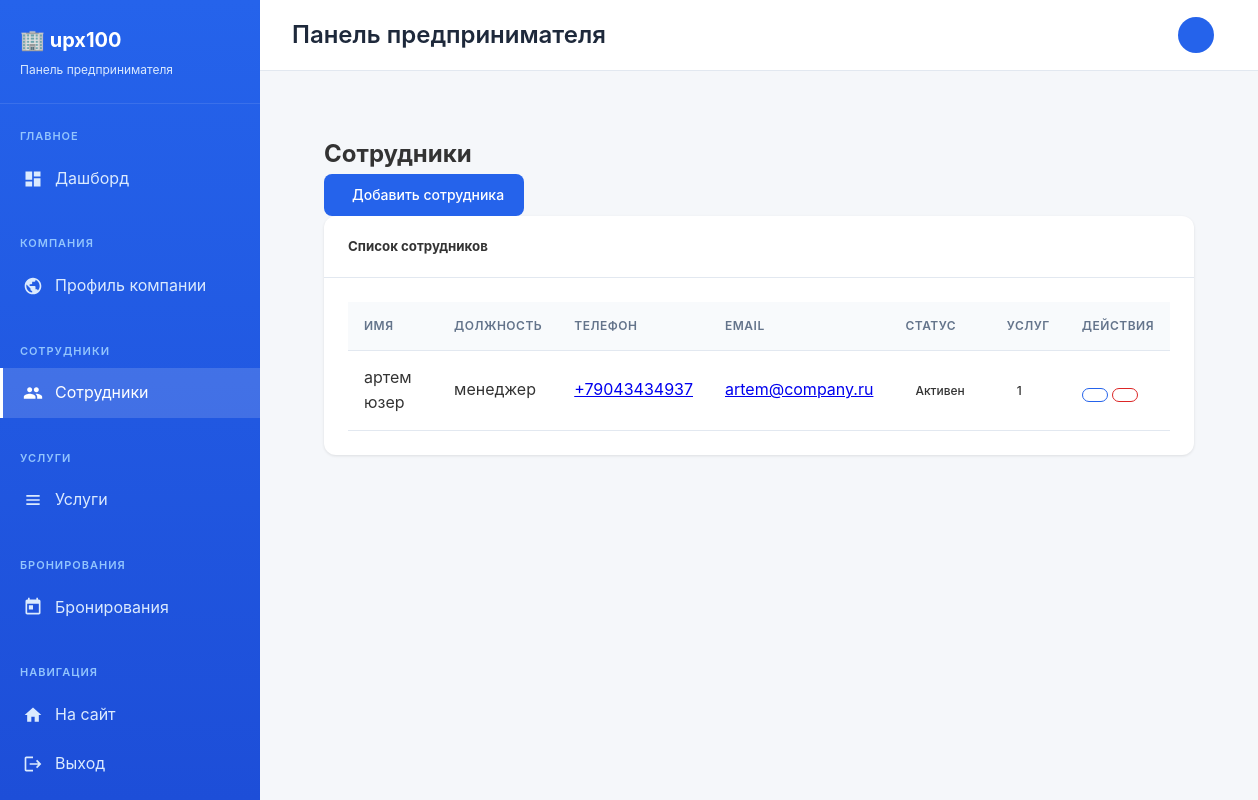
The app's page /business/employees/ (signed in) with its own data.
### business/models.py (models this page shows, shortened)
class Employee(models.Model):
    company = models.ForeignKey(Company, on_delete=models.CASCADE, related_name='employees', verbose_name="Компания")
    user = models.OneToOneField(settings.AUTH_USER_MODEL, on_delete=models.CASCADE, related_name='employee_profile')
    position = models.CharField(max_length=100, blank=True, verbose_name="Должность")
    phone = models.CharField(max_length=20, blank=True, verbose_name="Телефон")
    is_active = models.BooleanField(default=True, verbose_name="Активен")
    created_at = models.DateTimeField(auto_now_add=True)
    class Meta:
        verbose_name = "Сотрудник"
        verbose_name_plural = "Сотрудники"
        unique_together = ['company', 'user']
    @property
    def name(self):
        return self.user.get_full_name() or self.user.email
    @property
    def email(self):
        return self.user.email

### accounts/models.py (models this page shows, shortened)
class User(AbstractBaseUser, PermissionsMixin):
    ROLE_CHOICES = (
        ('admin', 'Администратор'),
        ('entrepreneur', 'Предприниматель'),
        ('employee', 'Сотрудник'),
    )
    email = models.EmailField('Email', unique=True)
    first_name = models.CharField('Имя', max_length=30, blank=True)
    last_name = models.CharField('Фамилия', max_length=30, blank=True)
    phone = models.CharField('Телефон', max_length=20, blank=True)
    role = models.CharField('Роль', max_length=20, choices=ROLE_CHOICES, default='entrepreneur')
    is_staff = models.BooleanField('Статус сотрудника', default=False)
    is_active = models.BooleanField('Активен', default=True)
    date_joined = models.DateTimeField('Дата регистрации', default=timezone.now)
    objects = UserManager()
    USERNAME_FIELD = 'email'
    REQUIRED_FIELDS = []
    class Meta:
        verbose_name = 'Пользователь'
        verbose_name_plural = 'Пользователи'
    def get_full_name(self):
        return f"{self.first_name} {self.last_name}".strip() or self.email

### business/views.py (the view)
# urls.py: path('employees/', views.employee_list_view, name='employee_list'),
@login_required
def employee_list_view(request):
    try:
        company = request.user.company
    except Company.DoesNotExist:
        messages.error(request, 'Сначала создайте профиль компании')
        return redirect('business:company_edit')
    employees = company.employees.all()
    return render(request, 'business/employee_list.html', {'employees': employees, 'company': company})

### templates/business/employee_list.html (shortened to what this page needs)
{% extends 'business/base.html' %}
{% load static %}
{% block content %}
<div class="content-area">
    <div class="row mb-4">
        <div class="col-12">
            <div class="d-flex justify-content-between align-items-center">
                <h2 class="mb-0 text-primary">Сотрудники</h2>
                <a href="{% url 'business:employee_create' %}" class="btn btn-primary btn-lg">
                    Добавить сотрудника
                </a>
            </div>
        </div>
    </div>
    <div class="card shadow-sm border-0">
        <div class="card-header bg-primary text-white py-3">
            <h5 class="mb-0">Список сотрудников</h5>
        </div>
        <div class="card-body p-0">
            {% if employees %}
            <div class="table-responsive">
                <table class="table table-hover mb-0">
                    <thead class="bg-light">
                        <tr>
                            <th class="py-3">Имя</th>
                            <th class="py-3">Должность</th>
                            <th class="py-3">Телефон</th>
                            <th class="py-3">Email</th>
                            <th class="py-3">Статус</th>
                            <th class="py-3">Услуг</th>
                            <th class="py-3 text-center">Действия</th>
                        </tr>
                    </thead>
                    <tbody>
                        {% for employee in employees %}
                        <tr class="align-middle">
                            <td class="py-3 fw-bold">{{ employee.name }}</td>
                            <td class="py-3">{{ employee.position|default:"—" }}</td>
                            <td class="py-3">
                                {% if employee.phone %}
                                    <a href="tel:{{ employee.phone }}" class="text-decoration-none">
                                        {{ employee.phone }}
                                    </a>
                                {% else %}
                                    <span class="text-muted">—</span>
                                {% endif %}
                            </td>
                            <td class="py-3">
                                {% if employee.email %}
                                    <a href="mailto:{{ employee.email }}" class="text-decoration-none">
                                        {{ employee.email }}
                                    </a>
                                {% else %}
                                    <span class="text-muted">—</span>
                                {% endif %}
                            </td>
                            <td class="py-3">
                                <span class="badge bg-{% if employee.is_active %}success{% else %}danger{% endif %} px-3 py-2">
                                    {% if employee.is_active %}Активен{% else %}Не активен{% endif %}
                                </span>
                            </td>
                            <td class="py-3"><span class="badge bg-secondary px-3 py-2">{{ employee.services.count }}</span></td>
                            <td class="py-3 text-center">
                                <div class="btn-group" role="group">
                                    <a href="{% url 'business:employee_edit' employee.pk %}" class="btn btn-sm btn-outline-primary" title="Редактировать">
                                    </a>
                                    <a href="{% url 'business:employee_delete' employee.pk %}" class="btn btn-sm btn-outline-danger" title="Удалить" onclick="return confirm('Вы уверены, что хотите удалить этого сотрудника?')">
                                    </a>
                                </div>
                            </td>
                        </tr>
                        {% endfor %}
                    </tbody>
                </table>
            </div>
            {% endif %}
        </div>
    </div>
</div>
{% endblock %}

### templates/business/base.html (style rules this page uses)
* { margin: 0; padding: 0; box-sizing: border-box; }
body { font-family: -apple-system, BlinkMacSystemFont, 'Segoe UI', Roboto, Oxygen, Ubuntu, sans-serif; background-color: #f5f7fa; color: #333; line-height: 1.6; }
.content-area { padding: 32px; }
.card { background: #fff; border-radius: 12px; box-shadow: 0 1px 3px rgba(0,0,0,0.1); overflow: hidden; margin-bottom: 24px; }
.card-header { padding: 20px 24px; border-bottom: 1px solid #e2e8f0; display: flex; justify-content: space-between; align-items: center; }
.card-body { padding: 24px; }
.table-responsive { overflow-x: auto; }
table { width: 100%; border-collapse: collapse; }
th, td { padding: 14px 16px; text-align: left; border-bottom: 1px solid #e2e8f0; }
th { background: #f8fafc; font-weight: 600; font-size: 12px; text-transform: uppercase; letter-spacing: 0.5px; color: #64748b; }
.btn { display: inline-flex; align-items: center; gap: 8px; padding: 10px 20px; border-radius: 8px; font-size: 14px; font-weight: 500; text-decoration: none; cursor: pointer; border: none; transition: all 0.2s; }
.btn-primary { background: #2563eb; color: #fff; }
.btn-outline-primary { background: transparent; color: #2563eb; border: 1px solid #2563eb; }
.btn-outline-danger { background: transparent; color: #dc2626; border: 1px solid #dc2626; }
.btn-sm { padding: 6px 12px; font-size: 13px; }
.badge { display: inline-block; padding: 4px 10px; border-radius: 20px; font-size: 12px; font-weight: 500; }

### templates/business/employee_list.html (style rules this page uses)
.table tbody tr { transition: all 0.2s ease; }
.badge { font-weight: 500; }
.card { transition: transform 0.2s ease-in-out, box-shadow 0.2s ease-in-out; }

### records on screen
Employee: name "артем юзер", position "менеджер", phone "+79043434937", email "artem@company.ru", is_active "Активен", services.count "1"

### other values on screen
{{ title|default:"Панель предпринимателя" }} "Панель предпринимателя"
